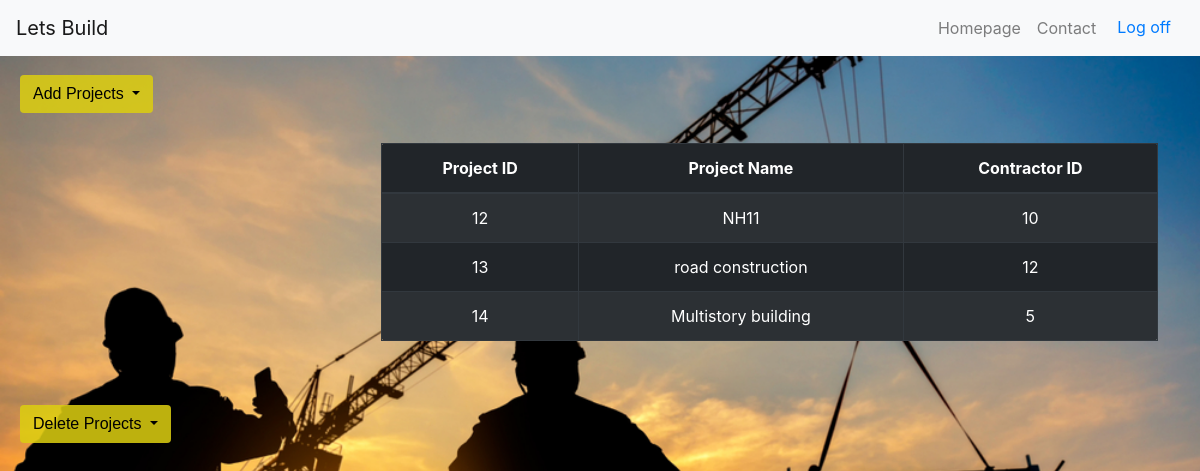
Screenshot of /projects.php (signed in) with the database file from the repository.
### tables this page shows
CREATE TABLE `projects` (
  `project_id` int(4) NOT NULL,
  `project_name` varchar(20) DEFAULT NULL,
  `Builder_id` int(4) DEFAULT NULL,
  `Contractor_id` int(4) DEFAULT NULL
);

### projects.php (the view, shortened to what this page needs)
<?php
    require_once('dbconfig/config.php');
?>
<!DOCTYPE html>
<html>
    <head>
        <link rel="stylesheet" href="https://maxcdn.bootstrapcdn.com/bootstrap/4.0.0/css/bootstrap.min.css">
        <link href="css/style.css?v=1.0" rel="stylesheet" type="text/css">
    </head>
<body>
    <nav class="navbar navbar-light bg-light navbar-expand-lg fixed-top">
        <a href="homepage.php" class="navbar-brand">Lets Build</a>
        <div class="collapse navbar-collapse" id="navbarCollapse">
            <ul class="navbar-nav ml-auto">
                <li class="navbar-item">
                    <a href="homepage.php" class="nav-link">Homepage</a>
                </li>
                <li class="navbar-item">
                    <a href="contact.php" class="nav-link">Contact</a>
                </li>
                <li>
                    <form action="index.php" method="post">
                        <button type="submit" class="btn btn-link navbar-btn navbar-link">Log off</button>
                    </form>
                </li>
            </ul>
        </div>
	</nav>
    <div>
		<h3> <br><br> </h3>
    </div>
    <div class="form-inline">
        <div class="form-group">
            <div class="dropdown">
            <button class="btn btn-default dropdown-toggle" type="button" id="strikes-range" data-toggle="dropdown" aria-haspopup="true"> Add Projects <span class="caret"></span> </button>
            </div>
        </div>
	</div>
    <div class="container" style="margin-top:30px">
        <table class="table table-striped table-dark table-bordered text-center">
        <thead>
            <tr>
                <th>Project ID</th>
                <th>Project Name</th>
                <th>Contractor ID</th>
            </tr>
        </thead>
        <tbody>
            <?php
                $uname = $_SESSION['username'];
                $query = "select Builder_id from builder where Builder_name='$uname'";
                $query_run=mysqli_query($con,$query);
                $ans = mysqli_fetch_assoc($query_run);
                $id = $ans['Builder_id'];
                $query = "select * from projects where Builder_id='$id'";
                $query_run = mysqli_query($con,$query);
                if(mysqli_num_rows($query_run)>0) {
                    while($row = $query_run->fetch_assoc()) {
                        echo "<tr><td>" . $row["project_id"]. "</td><td>" . $row["project_name"] . "</td><td>"
                        . $row["Contractor_id"]. "</td></tr>";
                    }
                    echo "</table>";
                } else { echo "0 results"; }
            ?>
    </div>
    <br><br>
    <div class="form-inline">
        <div class="form-group">
            <div class="dropdown">
            <button class="btn btn-default dropdown-toggle" type="button" id="strikes-range" data-toggle="dropdown" aria-haspopup="true"> Delete Projects <span class="caret"></span> </button>
            </div>
        </div>
	</div>
</body>
</html>

### css/style.css (style rules this page uses)
body { background-image: url('../imgs/backgnd.jpg'); background-repeat: no-repeat; background-attachment: fixed; background-size: cover; }
.container { margin: 16px; width:100%; }
.table { border-radius: 5px; width: 70%; margin: 0px auto; margin-left: 350px; }
.btn.btn-default { font-family: 'Gill Sans', 'Gill Sans MT', Calibri, 'Trebuchet MS', sans-serif; margin-left: 20px; background-color: rgba(219, 206, 17, 0.863); color: black; }

### rows the page displays
projects: project_id "12", project_name "NH11", Contractor "10"
projects: project_id "13", project_name "road construction", Contractor "12"
projects: project_id "14", project_name "Multistory building", Contractor "5"
